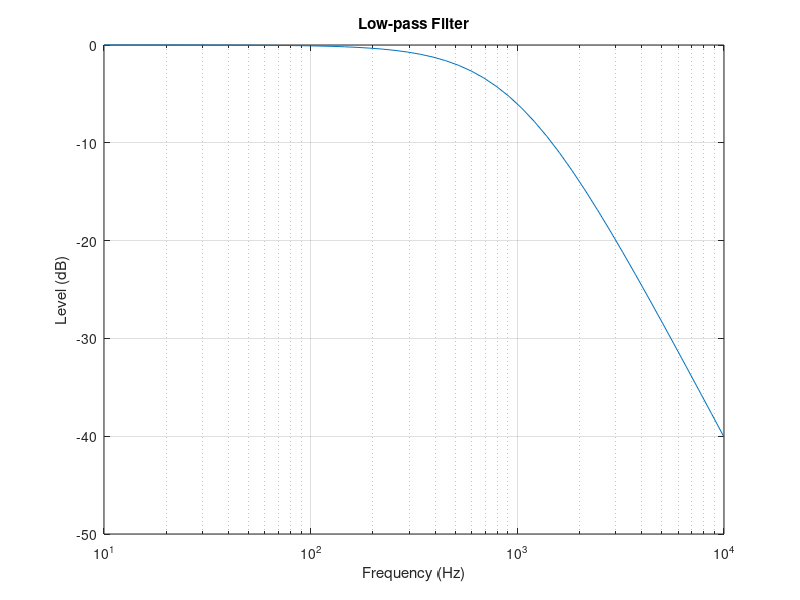
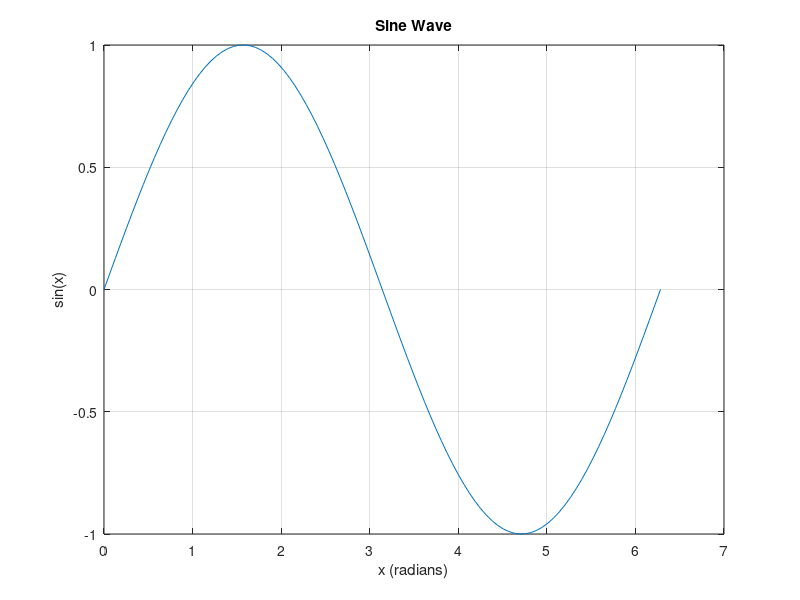
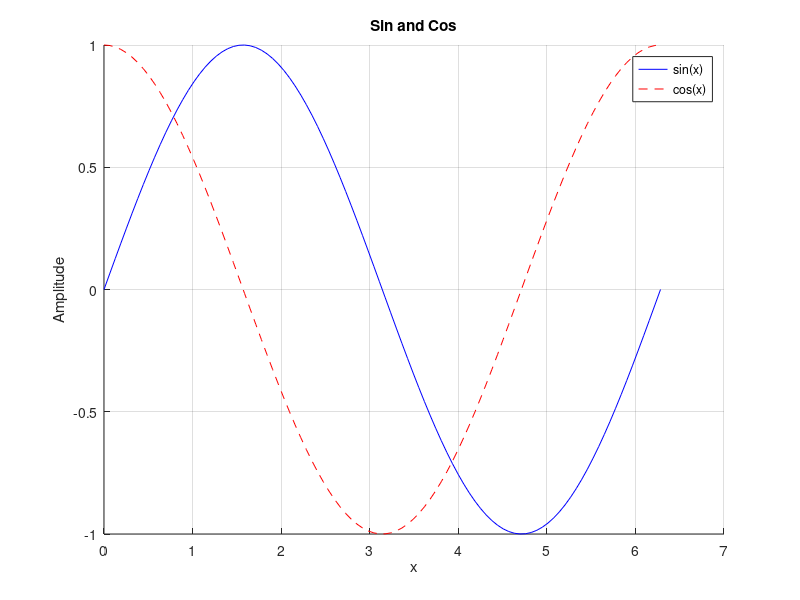

MATLAB code to generate these figures, in order:
% test_plotting.m
% Tests: figure, plot, xlabel, ylabel, title, grid, semilogx

x = linspace(0, 2*pi, 100);
y = sin(x);

% Basic line plot
figure;
plot(x, y);
xlabel('x (radians)');
ylabel('sin(x)');
title('Sine Wave');
grid on;

% Multiple lines with hold
figure;
hold on;
plot(x, sin(x), 'b-');
plot(x, cos(x), 'r--');
hold off;
xlabel('x');
ylabel('Amplitude');
title('Sin and Cos');
legend('sin(x)', 'cos(x)');
grid on;

% Semilog plot
f = logspace(1, 4, 50);   % 10 Hz to 10 kHz
H = 1 ./ (1 + (f/1000).^2);

figure;
semilogx(f, 20*log10(H));
xlabel('Frequency (Hz)');
ylabel('Level (dB)');
title('Low-pass Filter');
grid on;
xlim([10 10000]);

% Save figure
savefig('test_plot.fig');
